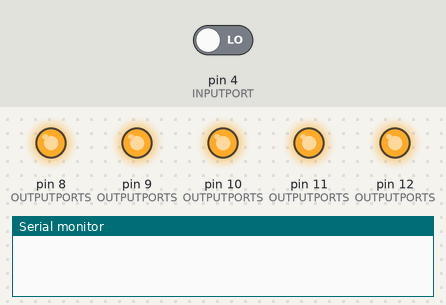
Bench run of a sketch on a simulated Arduino Uno, built with avr-gcc and run on an emulated ATmega328P. Parts: output pins drawn as LEDs (lit = HIGH), the last lines printed to the serial monitor. The inputs (shaded band) are chosen by the test bench; at power-on: pin 4 (INPUTPORT) LOW.

Above: at 1.8 s.
1.9 s: pin 4 (INPUTPORT) driven HIGH
At 4.8 s:
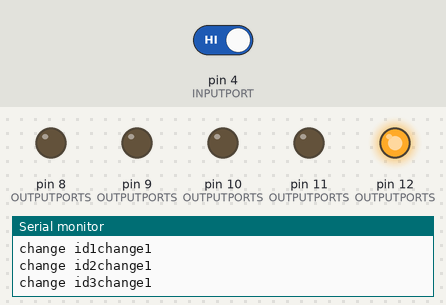
4.9 s: pin 4 (INPUTPORT) driven LOW
At 5.8 s:
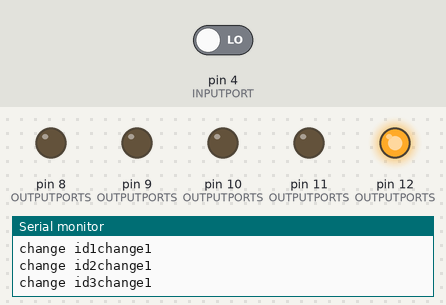
6.4 s: pin 4 (INPUTPORT) driven HIGH
At 7.8 s:
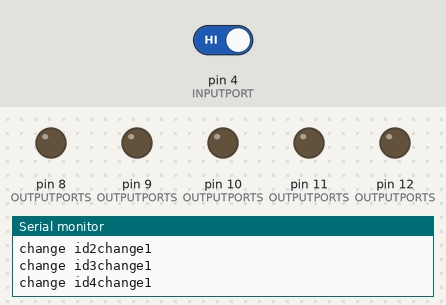
Timing chart, 0 to 9.4 s (numbered marks = the images above; inputs shaded):
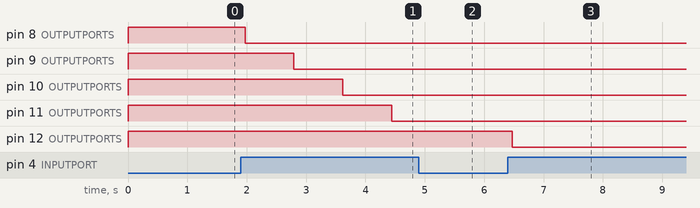

Measured:
- after the input at 1.9 s, pin 8 (OUTPUTPORTS): HIGH → LOW after 0.07 s; pin 9 (OUTPUTPORTS): HIGH → LOW after 0.89 s; pin 10 (OUTPUTPORTS): HIGH → LOW after 1.7 s; pin 11 (OUTPUTPORTS): HIGH → LOW after 2.5 s
- after the input at 4.9 s, pin 12 (OUTPUTPORTS): stays HIGH (without the input it goes to LOW after 0.36 s)
- after the input at 6.4 s, pin 12 (OUTPUTPORTS): HIGH → LOW after 0.07 s

The sketch:

main.ino
```cpp
const int EYEBLOWPORT = 8;
const int EYEPORT = 9;
const int NOSEPORT = 10;
const int LEFTMOUTHPORT = 11;
const int RIGHTMOUTHPORT = 12;

const int OUTPUTPORTS[5] = {EYEBLOWPORT, EYEPORT, NOSEPORT, LEFTMOUTHPORT, RIGHTMOUTHPORT};

int output[5];
int change[5];


void setup() {
  serialSetup();
  buttonSetup();
  for (int i = 0; i < 5; i++)
  {
    pinMode(OUTPUTPORTS[i], OUTPUT);
    output[i] = 1;
    change[i] = 0;
  }
}

void loop() {
  // serialLoop();
  buttonLoop();
  for (int i = 0; i < 5; i++)
  {
    digitalWrite(OUTPUTPORTS[i], output[i]);
    if (output[i] == 0 && change[i] == 0)
    {
      Serial.print("change id");
      Serial.print(i);
      Serial.print("change");
      change[i] = 1;
      Serial.println(change[i]);
    }
  }
  delay(1);
}
```

button.ino
```cpp
// const int eyeblowButton = 4;
// const int eyeButton = 2;
// const int noseButton = 3;
// const int leftmouthButton = 5;
// const int rightmouthButton = 6;
//
// const int INPUTPORTS[5] = {eyeblowButton, eyeButton, noseButton, leftmouthButton, rightmouthButton};

const int INPUTPORT = 4;

// ONOFF
int input_count;
int last_input_state;
unsigned long last_debounce_time;
unsigned long debounce_delay = 50; // デバウンスのディレイ時間（ミリ秒）
int phase = 0;
bool interval = false;

void buttonSetup()
{
  pinMode(INPUTPORT, INPUT);
  input_count = 0;
  last_input_state = LOW;
  last_debounce_time = 0;
}

void buttonLoop()
{
  if (interval) {
    delay(800);
    interval = false;
  }
  if (millis() < 1000) {
    // Serial.println("stand by");
    return;
  }
  int reading = digitalRead(INPUTPORT);
  if (reading != last_input_state) {
    last_debounce_time = millis();
  }
  if ((millis() - last_debounce_time) > debounce_delay) {
    if (reading == HIGH) {
      input_count++;
    } else {
      input_count = 0;
    }
  } if (input_count > 20) {
    input_count = 0;
    output[phase] = 0;
    phase++;
    interval = true;
  }
  last_input_state = reading;
}
```

serial.ino
```cpp
void serialSetup() {
	Serial.begin(9600);
}

/*
void serialLoop() {
	if (Serial.available() > 0) {
		char letter = Serial.read();
		if (letter == 'b') { // eyeblow
      eyeblow = Serial.parseInt();
		} else if (letter == 'e') { // eye
      eye = Serial.parseInt();
    } else if (letter == 'n') { // nose
      nose = Serial.parseInt();
    } else if (letter == 'l') { // left mouth
      leftmouth = Serial.parseInt();
    } else if (letter == 'r') { // right mouth
      rightmouth = Serial.parseInt();
    }
	}
}
*/
```
